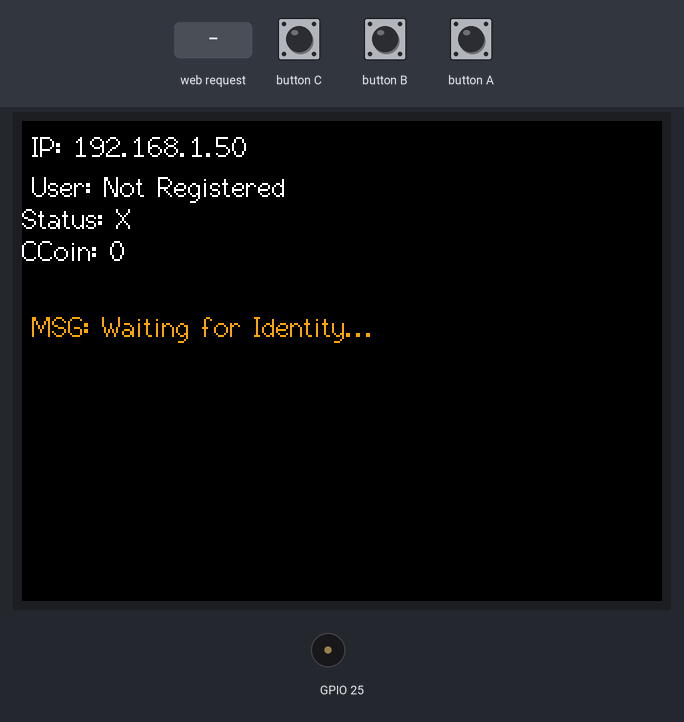
Simulated run of this sketch. Board: ESP32. On the bench: 320×240 colour display, buzzer (waves = sounding). The test bench sets the inputs (shaded band). WiFi joins after 1.5 s; servers stay silent unless stated; nothing arrives over Bluetooth unless stated; a phone connects over Bluetooth LE 3 s after start; what the sketch prints to the serial monitor is not drawn.

Above: at 3.0 s.
3.1 s: HTTP request GET /set_username?username=1 received
At 3.8 s:
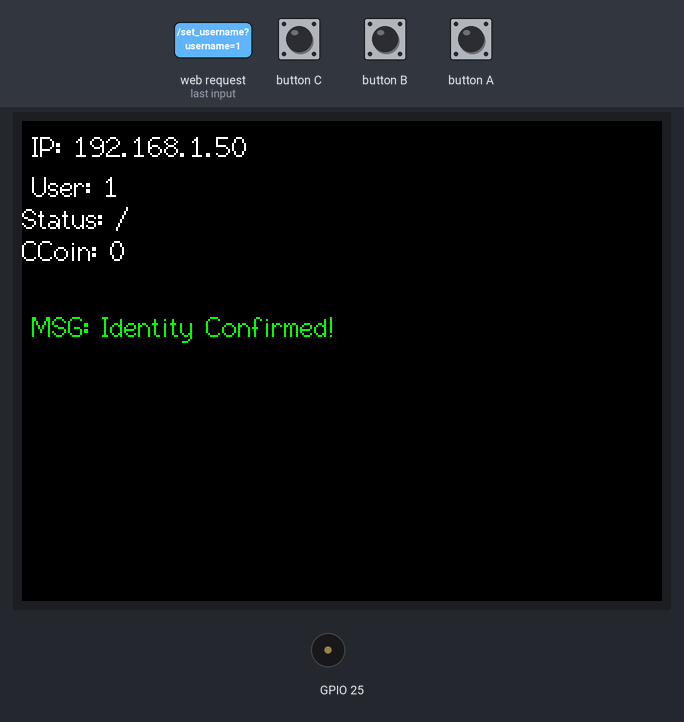
5.0 s: HTTP request GET /set_username?username=0 received
At 5.35 s:
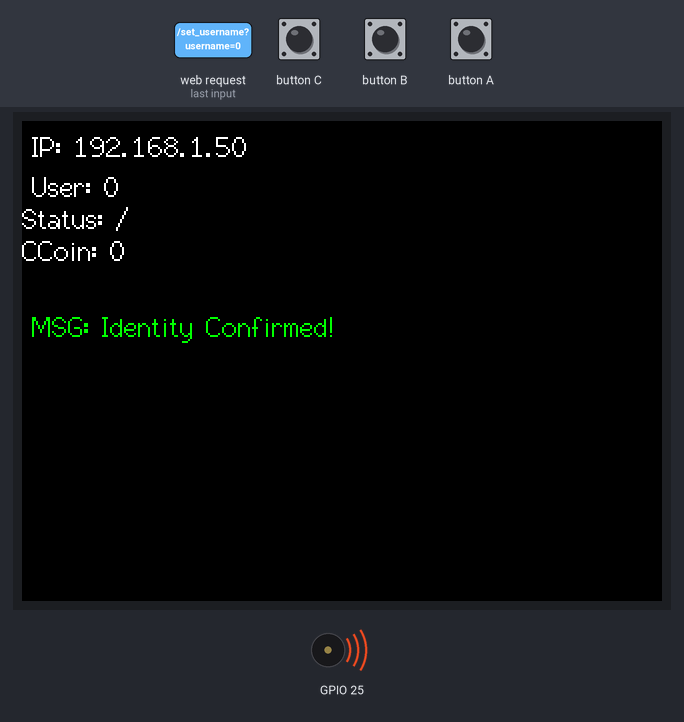
Timing chart, 0 to 8.0 s (numbered marks = the images above; inputs shaded):
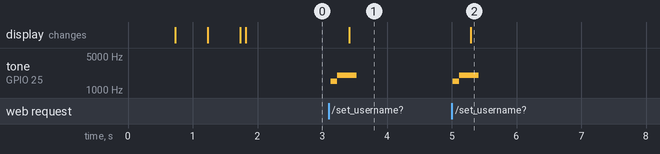

The sketch:

Atom_Stick.ino
```cpp
#include <M5Unified.h>
#include <WiFi.h>
#include <AsyncTCP.h>
#include <ESPAsyncWebServer.h>
#include <BLEDevice.h>
#include <BLEUtils.h>
#include <BLEServer.h>

// --- CONFIGURATION ---
const char *SSID_AP = "Web3Showcase_AP";
const char *PASSWORD_AP = "12345678";
const int LOCAL_PORT = 88;

// --- FIX IP SETTINGS (จำเป็นต้องมี เพื่อให้ Core2 ส่งถูกที่) ---
IPAddress localIP(192, 168, 4, 2);
IPAddress gateway(192, 168, 4, 1);
IPAddress subnet(255, 255, 255, 0);

// --- GLOBALS ---
AsyncWebServer stickCServer(LOCAL_PORT);
String currentUsername = "Not Registered";
String authenStatus = "X";
int ccoin = 0;
String alertText = "Waiting for Identity...";
String myMacAddress = "";

// ตัวแปรสำหรับ BLE
BLEServer *pServer = NULL;
BLEAdvertising *pAdvertising = NULL;

// --- FUNCTIONS ---

// 1. ฟังก์ชันเริ่มปล่อยสัญญาณ BLE (เปลี่ยนชื่อตาม User + ใส่รหัสลับ 1234)
void startBLE(String name) {
    // ถ้าเคยเปิด BLE ไว้อยู่ ให้ปิดก่อนเพื่อรีเซ็ตชื่อ
    if (pServer != NULL) {
        BLEDevice::deinit(true);
        delay(100);
    }

    // เริ่ม BLE ด้วยชื่อใหม่
    BLEDevice::init(name.c_str());
    pServer = BLEDevice::createServer();
    pAdvertising = BLEDevice::getAdvertising();

    // ใส่ Service UUID "1234" (เพื่อให้ Matrix หาเจอ ไม่ว่าชื่อจะเป็นอะไรก็ตาม)
    pAdvertising->addServiceUUID("1234");

    pAdvertising->setScanResponse(true);
    pAdvertising->setMinPreferred(0x06);
    pAdvertising->setMinPreferred(0x12);
    BLEDevice::startAdvertising();

    Serial.printf("[BLE] Advertising Started as: %s\n", name.c_str());
}

// 2. ฟังก์ชันอัปเดตหน้าจอ
void updateDisplay() {
    M5.Display.fillScreen(BLACK);
    M5.Display.setTextDatum(top_left);
    M5.Display.setFont(&fonts::Font2);
    M5.Display.setTextColor(WHITE);

    M5.Display.setCursor(5, 5);
    M5.Display.printf("IP: %s\n", WiFi.localIP().toString().c_str()); // โชว์ IP
    M5.Display.setCursor(5, 25);
    M5.Display.printf("User: %s\n", currentUsername.c_str());
    M5.Display.printf("Status: %s\n", authenStatus.c_str());
    M5.Display.printf("CCoin: %d\n", ccoin);

    // เปลี่ยนสีข้อความแจ้งเตือนตามสถานะ
    if (authenStatus == "/") M5.Display.setTextColor(GREEN);
    else M5.Display.setTextColor(ORANGE);

    M5.Display.setCursor(5, 95);
    M5.Display.printf("MSG: %s", alertText.c_str());
}

// 3. Handler รับ Username จาก Core2
void handleUsername(AsyncWebServerRequest *request) {
    // รองรับทั้ง GET และ POST
    String receivedUsername = "";
    if (request->hasParam("username", true)) {
        receivedUsername = request->getParam("username", true)->value();
    } else if (request->hasParam("username", false)) {
        receivedUsername = request->getParam("username", false)->value();
    }

    if (receivedUsername != "") {
        // แจ้งเตือนเสียง
        M5.Speaker.tone(1500, 150);
        delay(100);
        M5.Speaker.tone(2000, 300);

        // Debug Log
        Serial.printf("[HTTP] Received Username: %s\n", receivedUsername.c_str());

        // อัปเดตข้อมูล
        currentUsername = receivedUsername;
        alertText = "Identity Confirmed!";
        authenStatus = "/";

        // ⚠️ สำคัญ: เปลี่ยนชื่อ Bluetooth เป็นชื่อผู้ใช้ทันที
        startBLE(receivedUsername);

        updateDisplay();

        // ตอบกลับ Core2 ว่าได้รับแล้ว (200 OK)
        request->send(200, "text/plain", "OK");
    } else {
        request->send(400, "text/plain", "Fail: Missing Username");
    }
}

void setup() {
    auto cfg = M5.config();
    M5.begin(cfg);
    M5.Display.setRotation(3);

    Serial.begin(115200);
    // --- Phase 1: Connecting WiFi ---
    M5.Display.fillScreen(BLACK);
    M5.Display.setFont(&fonts::Font2);
    M5.Display.setTextColor(WHITE);
    M5.Display.setTextDatum(middle_center);
    M5.Display.drawString("Connecting WiFi...", M5.Display.width()/2, M5.Display.height()/2 - 10);

    // ⚠️ Config IP ก่อน connect เสมอ (สำคัญมาก)
    WiFi.config(localIP, gateway, subnet);
    WiFi.begin(SSID_AP, PASSWORD_AP);

    // Debug Log
    Serial.println("[WiFi] Connecting...");

    // Loop รอการเชื่อมต่อ พร้อมแสดงจุด . . .
    M5.Display.setTextDatum(top_left);
    M5.Display.setCursor(10, M5.Display.height()/2 + 10);
    while (WiFi.status() != WL_CONNECTED) {
        delay(500);
        M5.Display.print(".");
        Serial.print(".");
    }
    Serial.println("\n[WiFi] Connected!");

    // --- Phase 2: System Ready ---
    myMacAddress = WiFi.macAddress();

    // เริ่ม Server
    stickCServer.on("/set_username", HTTP_POST, handleUsername);
    stickCServer.on("/set_username", HTTP_GET, handleUsername);
    stickCServer.begin();

    // เริ่ม BLE ครั้งแรก (ชื่อ Default)
    startBLE("GUEST-PLAYER");

    // แสดงหน้าจอหลัก
    updateDisplay();
}

void loop() {
    M5.update();
}
```

Measured:
- after the input at 3.1 s, tone on GPIO 25: silent → 1500 Hz at once, → 2000 Hz 0.10 s later, → silent 0.30 s later; the display: changes after 0.31 s (image 1)
- after the input at 5.0 s, tone on GPIO 25: silent → 1500 Hz at once, → 2000 Hz 0.10 s later, → silent 0.30 s later; the display: changes after 0.30 s (image 2)
